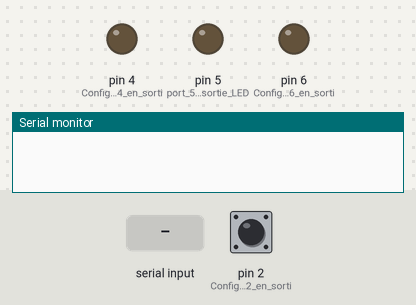
Simulated run of this sketch. Board: Arduino Uno, built with avr-gcc and run on an emulated ATmega328P. Shown: output pins drawn as LEDs (lit = HIGH), the last lines printed to the serial monitor. Dashed ring = blinking. The inputs (shaded band) are chosen by the test bench; at power-on: pin 2 (Configure_port_2_en_sorti) HIGH.

Above: at 1.7 s.
1.8 s: byte 23 (23) received over Serial
At 2.3 s:
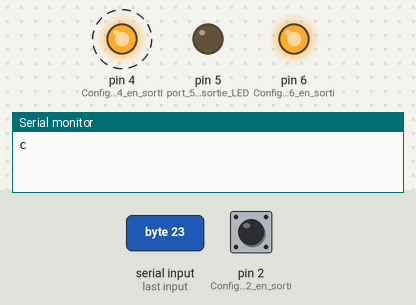
Timing chart, 0 to 10.8 s (numbered marks = the images above; inputs shaded):
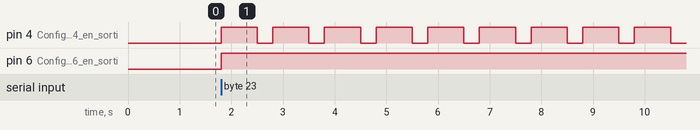

Measured:
- after the input at 1.8 s, pin 4 (Configure_port_4_en_sorti): alternates HIGH for 0.70 s and LOW for 0.30 s, starting at once; pin 6 (Configure_port_6_en_sorti): LOW → HIGH at once

The sketch:

CLX2-RE.ino
```cpp
/*
**Programme Test CLX2-433-19
**SmarTracker
**Anass Ouadif
*/

#define THRESHOLD 400
int BUFFER = 0;              // Variable reception série
int compteur = 0;            // Variable compteur
int Accuse = 0;              // Variable accusé de reception
int etat=0;                  // Variable etat du bouton
int state = -1; //-1 idle, 0 just pushed, 1 just released
unsigned long millisStart;
boolean longPush;
void Reagir() {
  state = digitalRead(2);
}


void setup() {
  Serial.begin(19200);     // Configure débit à 19200 bauds
  attachInterrupt(0, Reagir, CHANGE);
  pinMode(2, INPUT_PULLUP); //Configure port 2 en sortie Bouton
  pinMode(4, OUTPUT);      // Configure port 4 en sortie LED 1W
  digitalWrite(4, LOW);    // LED 1W OFF
  pinMode(6, OUTPUT);      // Configure port 6 en sortie Sirene
  digitalWrite(6, LOW);    // Sirene OFF
  pinMode(5, OUTPUT);      // port 5 en sortie LED (Module)
  digitalWrite(5, LOW);    // LED OFF
  delay(500);              // Tempo
}

void loop() {

  if (state == 0) {
    state = -1;
    millisStart = millis();
  }
  if  (state == 1) {
    state = -1;
    longPush = (millis() - millisStart) > THRESHOLD;
    if(longPush){
        Accuse=0;
       digitalWrite(4, LOW);    // LED OFF
       digitalWrite(5, LOW);    // LED OFF
       digitalWrite(6, LOW);    // Sirene OFF
    }else{
       Accuse=0;
       if (Accuse == 0)
       {
          Serial.write(23);             // Envoi ordre à l'autre CLX2
          delay(1000);                  // Tempo 1 sec
       }

    }
  }
     if (Serial.available() > 0) // As t'on reçu un ordre ?
   {
      BUFFER = Serial.read();       // lit l'octet arrivé
      if (BUFFER == 23)
      {
          Serial.write(99);        //Envoie d'accusé de reception
          digitalWrite(6, HIGH);   // Sirene ON
          while(compteur<10)        //Pendant 10 sec
          {
            digitalWrite(4, HIGH);   // LED ON
            delay(700);              //Pendant 0.7 sec
            digitalWrite(4, LOW);    // LED OFF
            delay(300);              //Pendant 0.3 sec
            compteur++;
          }
          digitalWrite(6, LOW);   // Sirene OFF
      }
      if (BUFFER == 99)
      {
          digitalWrite(5, HIGH);            // LED ON
          Accuse++;
          delay(5000);                  // Tempo 5 sec
          digitalWrite(5, LOW);            // LED OFF
      }
  }

}
```
